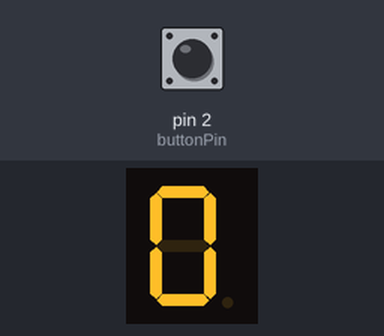
A sketch run on a simulated Arduino Uno, built with avr-gcc and run on an emulated ATmega328P. Parts: 1-digit seven-segment display. Wiring (inferred from the names in the program): 1-digit 7-segment display, segments lit when HIGH: segments pin 5, pin 6, pin 7, pin 8, pin 9, pin 10, pin 11. The test bench sets the inputs (shaded band); at power-on: pin 2 (buttonPin) HIGH. The segment pins are drawn as the display they are named for.

Above: at 1.6 s.
1.7 s: pin 2 (buttonPin) pulled LOW for 0.5 s
At 2.5 s:
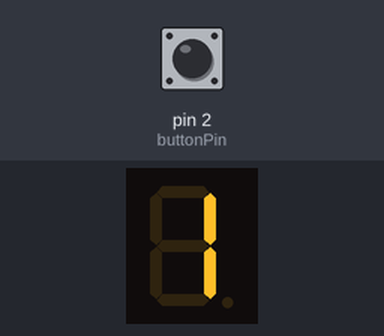
At 2.9 s:
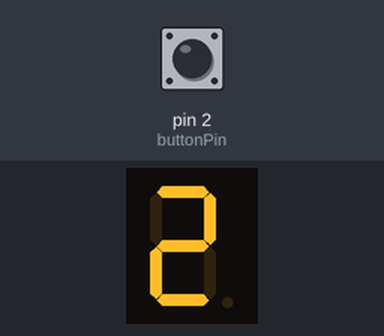
Timing chart, 0 to 4.7 s (numbered marks = the images above; inputs shaded):
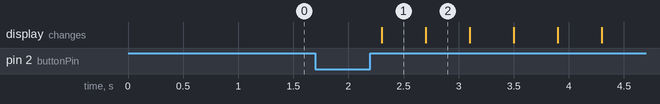

The sketch:

Exercici003.ino
```cpp
/****************************************************************
 **                                                            **
 **                   Display de 7 segments                    **
 **                                                            **
 **                         Exercici 3                         **
 **                                                            **
 **  NOM: David Casas                         DATA: 09/01/2022 **
 ***************************************************************/
 //**************************INCLUDE*****************************


 //*************************VARIABLES****************************
  const byte segA = 5;          // donar nom al pin 5 de l’Arduino
  const byte segB = 6;          // donar nom al pin 6 de l’Arduino
  const byte segC = 7;          // donar nom al pin 7 de l’Arduino
  const byte segD = 8;          // donar nom al pin 8 de l’Arduino
  const byte segE = 9;          // donar nom al pin 9 de l’Arduino
  const byte segF = 10;         // donar nom al pin 10 de l’Arduino
  const byte segG = 11;         // donar nom al pin 11 de l’Arduino
  const byte buttonPin = 2;     // donar nom al pin 2 de l’Arduino
  byte buttonState = 0;
  int num = 0;
  int startstop = 0;
  unsigned long temps = 400;

 //***************************SETUP******************************

void setup() {             // configura el final de salida

  pinMode(segA,OUTPUT);
  pinMode(segB,OUTPUT);
  pinMode(segC,OUTPUT);
  pinMode(segD,OUTPUT);
  pinMode(segE,OUTPUT);
  pinMode(segF,OUTPUT);
  pinMode(segG,OUTPUT);
  pinMode(buttonPin, INPUT);

 }
 //***************************LOOP*******************************

void loop()
  {             // incia el bucle del programa

    buttonState = digitalRead(buttonPin);

  if (buttonState == 0)
  {
      startstop = !startstop;
      delay(300);
  }
  if (startstop == 1)
  {
      num++;
      if (num ==10)
      {
        num = 0;
      }
  }
  switch (num)
  {
  case 0:
  digitalWrite(segA, HIGH);
  digitalWrite(segB, HIGH);
  digitalWrite(segC, HIGH);
  digitalWrite(segD, HIGH);
  digitalWrite(segE, HIGH);
  digitalWrite(segF, HIGH);
  digitalWrite(segG, LOW);

  delay (temps);
  break;

  case 1:
  digitalWrite(segA, LOW);
  digitalWrite(segB, HIGH);
  digitalWrite(segC, HIGH);
  digitalWrite(segD, LOW);
  digitalWrite(segE, LOW);
  digitalWrite(segF, LOW);
  digitalWrite(segG, LOW);

  delay (temps);
  break;

  case 2:
  digitalWrite(segA, HIGH);
  digitalWrite(segB, HIGH);
  digitalWrite(segC, LOW);
  digitalWrite(segD, HIGH);
  digitalWrite(segE, HIGH);
  digitalWrite(segF, LOW);
  digitalWrite(segG, HIGH);

  delay (temps);
  break;

  case 3:
  digitalWrite(segA, HIGH);
  digitalWrite(segB, HIGH);
  digitalWrite(segC, HIGH);
  digitalWrite(segD, HIGH);
  digitalWrite(segE, LOW);
  digitalWrite(segF, LOW);
  digitalWrite(segG, HIGH);

  delay (temps);
  break;

  case 4:
  digitalWrite(segA, LOW);
  digitalWrite(segB, HIGH);
  digitalWrite(segC, HIGH);
  digitalWrite(segD, LOW);
  digitalWrite(segE, LOW);
  digitalWrite(segF, HIGH);
  digitalWrite(segG, HIGH);

  delay (temps);
  break;

  case 5:
  digitalWrite(segA, HIGH);
  digitalWrite(segB, LOW);
  digitalWrite(segC, HIGH);
  digitalWrite(segD, HIGH);
  digitalWrite(segE, LOW);
  digitalWrite(segF, HIGH);
  digitalWrite(segG, HIGH);

  delay (temps);
  break;

  case 6:
  digitalWrite(segA, LOW);
  digitalWrite(segB, LOW);
  digitalWrite(segC, HIGH);
  digitalWrite(segD, HIGH);
  digitalWrite(segE, HIGH);
  digitalWrite(segF, HIGH);
  digitalWrite(segG, HIGH);

  delay (temps);
  break;

  case 7:
  digitalWrite(segA, HIGH);
  digitalWrite(segB, HIGH);
  digitalWrite(segC, HIGH);
  digitalWrite(segD, LOW);
  digitalWrite(segE, LOW);
  digitalWrite(segF, LOW);
  digitalWrite(segG, LOW);

  delay (temps);
  break;

  case 8:
  digitalWrite(segA, HIGH);
  digitalWrite(segB, HIGH);
  digitalWrite(segC, HIGH);
  digitalWrite(segD, HIGH);
  digitalWrite(segE, HIGH);
  digitalWrite(segF, HIGH);
  digitalWrite(segG, HIGH);

  delay (temps);
  break;

  case 9:
  digitalWrite(segA, HIGH);
  digitalWrite(segB, HIGH);
  digitalWrite(segC, HIGH);
  digitalWrite(segD, LOW);
  digitalWrite(segE, LOW);
  digitalWrite(segF, HIGH);
  digitalWrite(segG, HIGH);

  delay (temps);
  break;
  }
}
 //*************************FUNCIONS*****************************
```

Measured:
- after the input at 1.7 s, the display: changes after 0.60 s (image 1)
- what the display in image 1 shows lasts 0.4 s, from 2.3 s to 2.7 s
